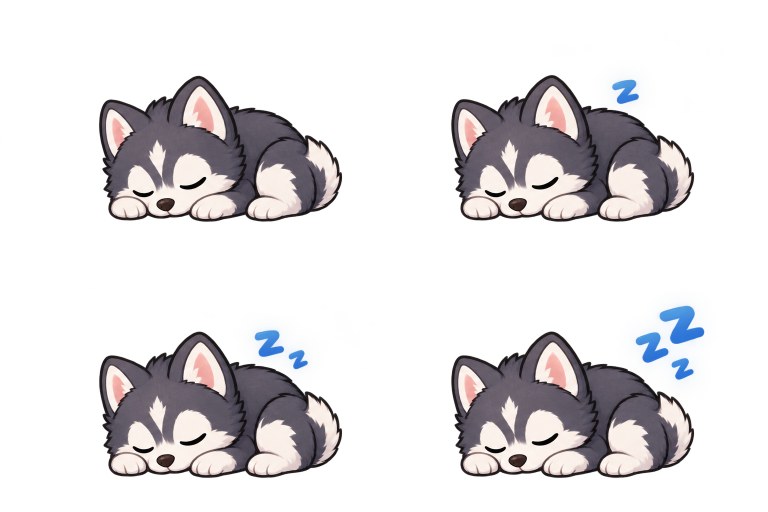
#> input picture apps/pet-device/assets/sleep-sheet.png, 1536 x 1024 px (shown at 1/2 size)
$ python extract_sleep.py
#> lines starting #> are read from the running program, lines starting #| are printed output that depends on the picture; after the words box and inside, x2 and y2 are one past the last pixel; in counts of white or black regions, pixels touching at a corner belong together
"""Keep the puppy fixed and extract only the blue Z symbols from the sleep sheet."""
from pathlib import Path
import numpy as np
from PIL import Image

root = Path(__file__).resolve().parents[1]
sheet = Image.open(root / 'assets' / 'sleep-sheet.png').convert('RGBA')
#> sheet is the input picture: PIL image 1536x1024 RGBA; mean R, G, B, A 64.5, 63.5, 68.7, 67.6
if sheet.size != (1536, 1024):
    raise ValueError('Expected a 1536x1024 2x2 sleep sheet')
out = root / 'tools' / 'source'
out.mkdir(exist_ok=True)
base = sheet.crop((0, 0, 768, 512))
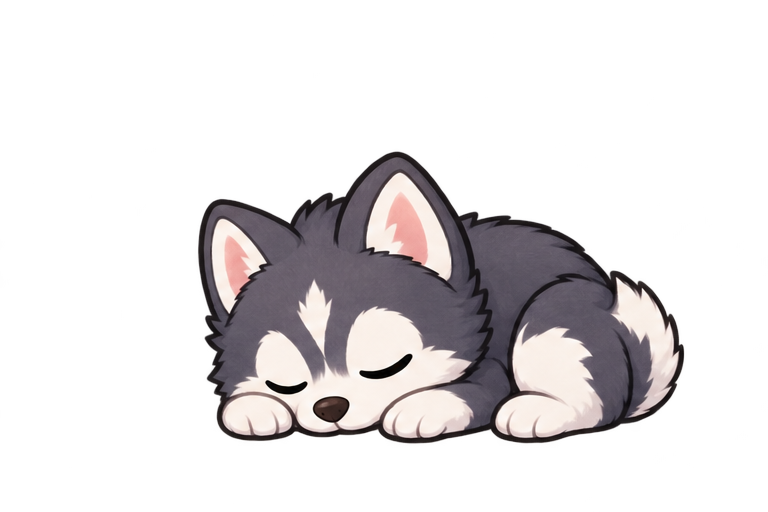
#> base: PIL image 768x512 RGBA; mean R, G, B, A 57.7, 53.2, 54.7, 65.6; transparent parts drawn white
for index in range(4):
    quad = sheet.crop(((index % 2) * 768, (index // 2) * 512,
                       (index % 2 + 1) * 768, (index // 2 + 1) * 512))
    result = base.copy()
    if index:
        # Only extract blue Z marks above the puppy; never alter the body.
        z = np.array(quad)
        r, g, b = (z[:, :, i].astype('int16') for i in range(3))
        yy, xx = np.indices((512, 768))
        keep = (xx >= 440) & (yy < 210) & (b > 70) & (b > r * 1.2) & (b > g * 1.08)
        z[:, :, 3] = np.where(keep, z[:, :, 3], 0).astype('uint8')
        result.alpha_composite(Image.fromarray(z))
    # A common rectangle prevents the crop or scale from shifting across frames.
    result.crop((180, 100, 710, 465)).save(out / f'sleep_{index+1:02}.png')
#> this loop made 4 passes
#> pass 1, `result.crop((180, 100, 710, 465)).save(out / f'sleep_{index+1:02}.png')`:
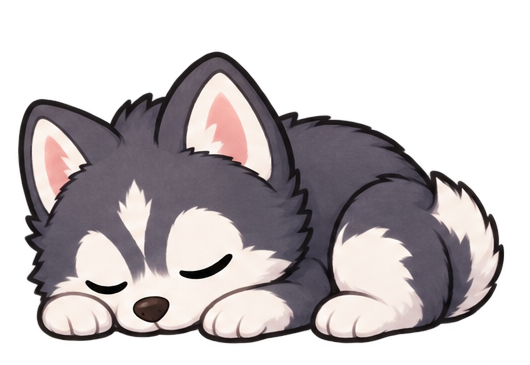
#> saved as sleep_01.png: PIL image 530x365 RGBA; mean R, G, B, A 98.4, 90.9, 93.6, 133.3; transparent parts drawn white
#> pass 2, `quad = sheet.crop(((index % 2) * 768, (index // 2) * 512, (index % 2 +..`:
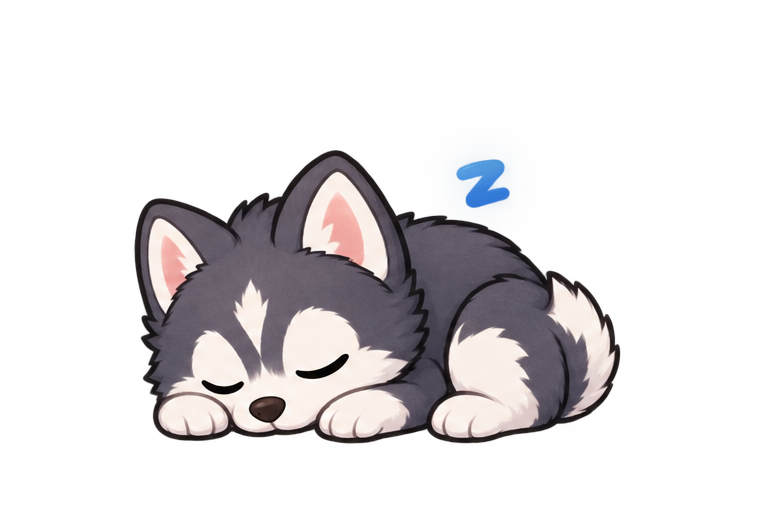
#> quad: PIL image 768x512 RGBA; mean R, G, B, A 62.2, 60.5, 64.6, 66.9; transparent parts drawn white
#> pass 2, `r, g, b = (z[:, :, i].astype('int16') for i in range(3))`:
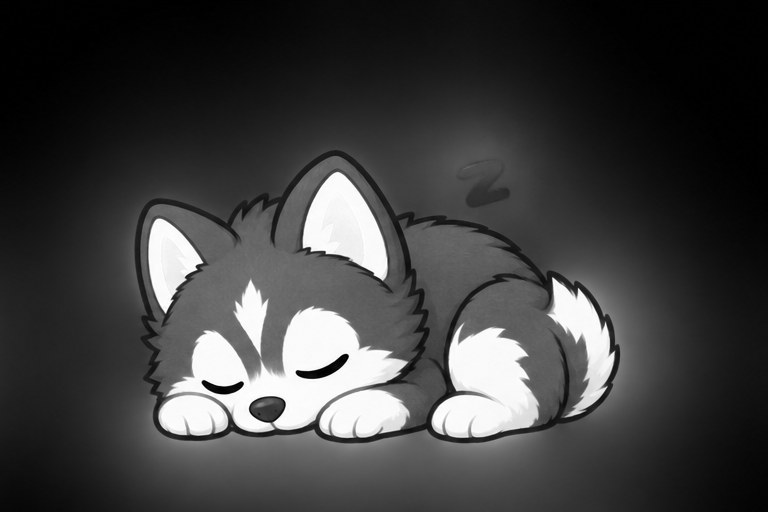
#> r: shape (512, 768) int16; min 0, max 255, mean 62.2
#> pass 2, `r, g, b = (z[:, :, i].astype('int16') for i in range(3))`:
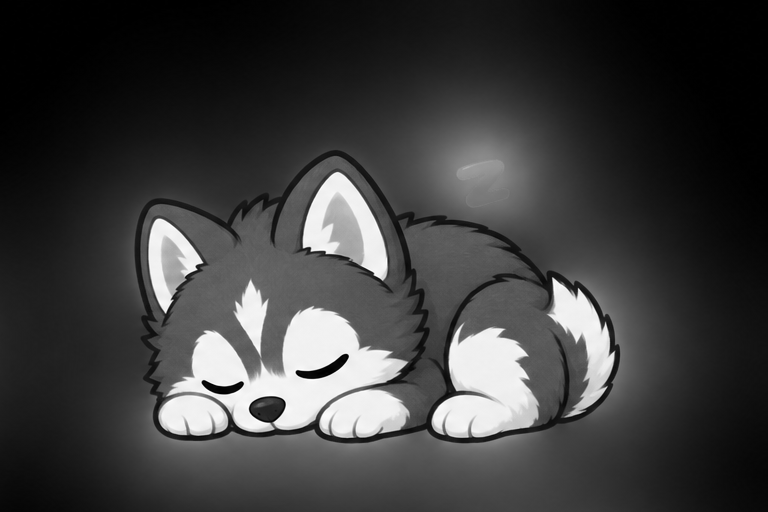
#> g: shape (512, 768) int16; min 0, max 255, mean 60.5
#> after the loop:
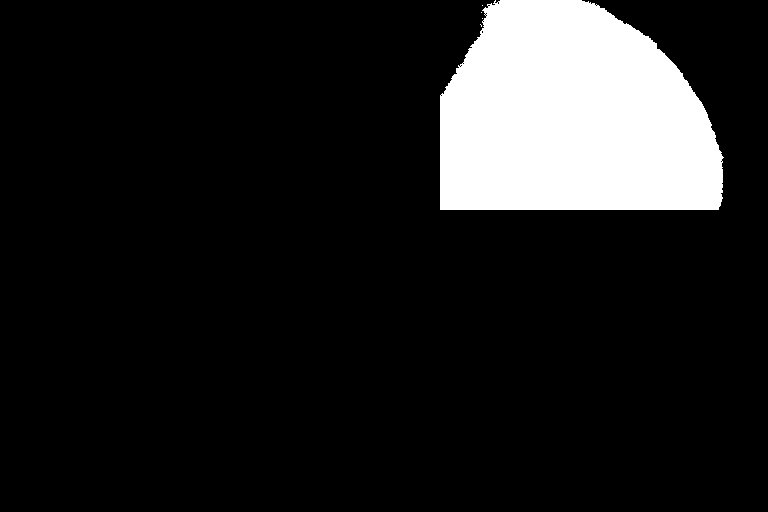
#> keep: shape (512, 768) bool; 12.5% white; 5 white regions (4 under 20 px), largest, box (x1, y1, x2, y2) and area: (440, 0, 724, 210) 49150
#> after the loop:
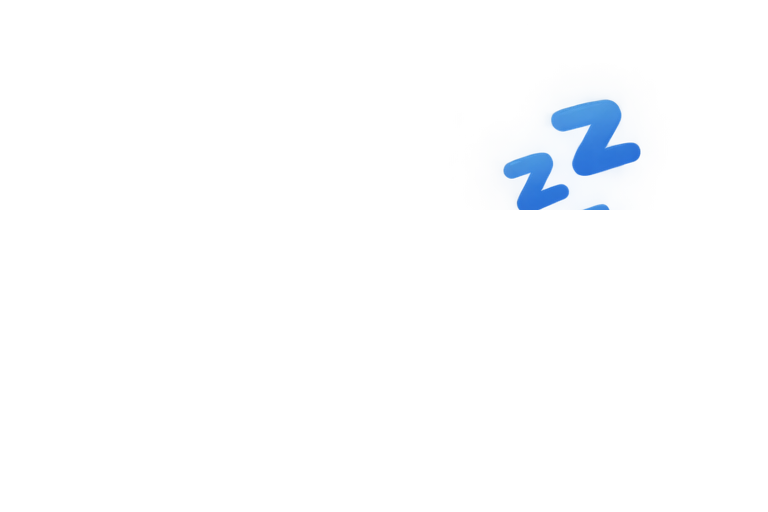
#> z: shape (512, 768, 4); mean R, G, B, A 71.6, 74.6, 84.4, 4; transparent parts drawn white
